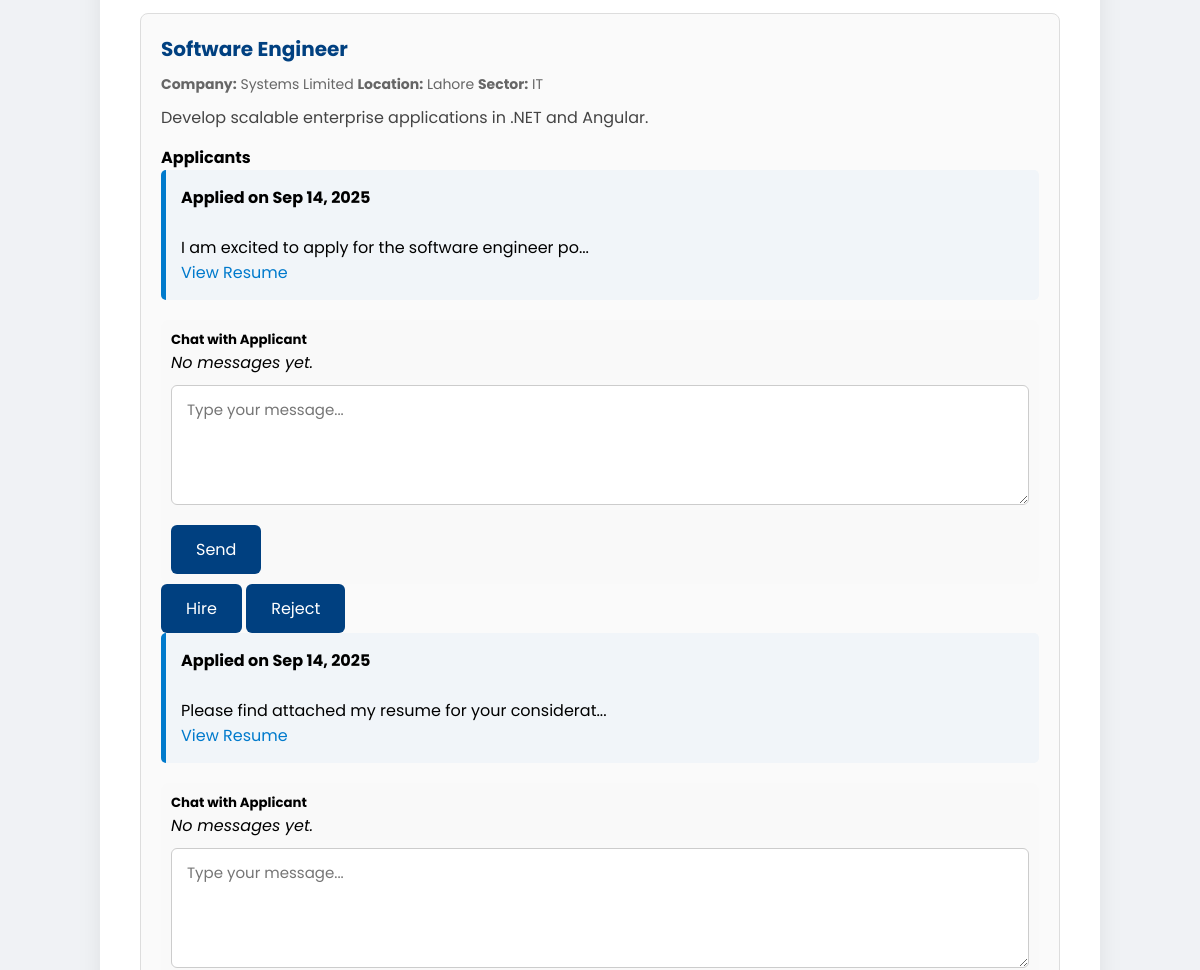
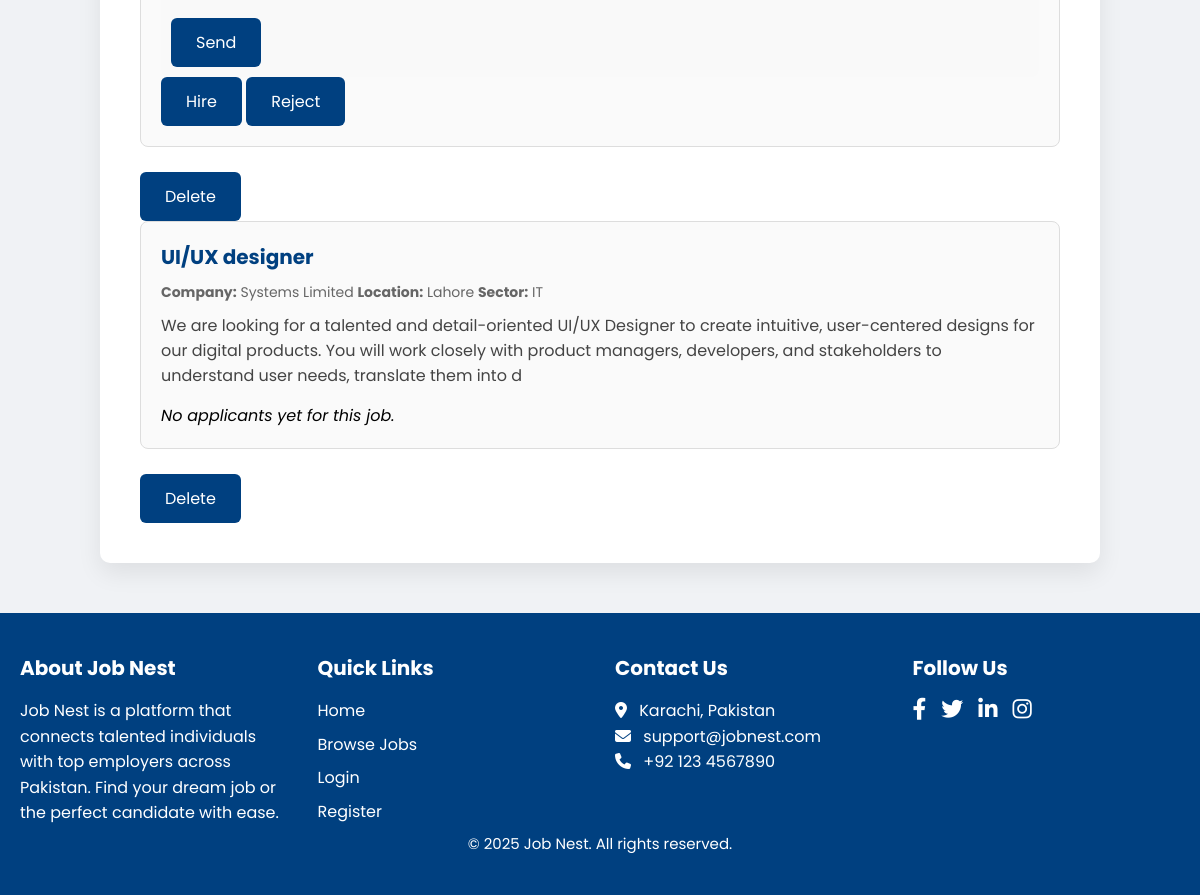
Page /employer.php (signed in, lower part) on the earlier database version (2 pictures, top to bottom).
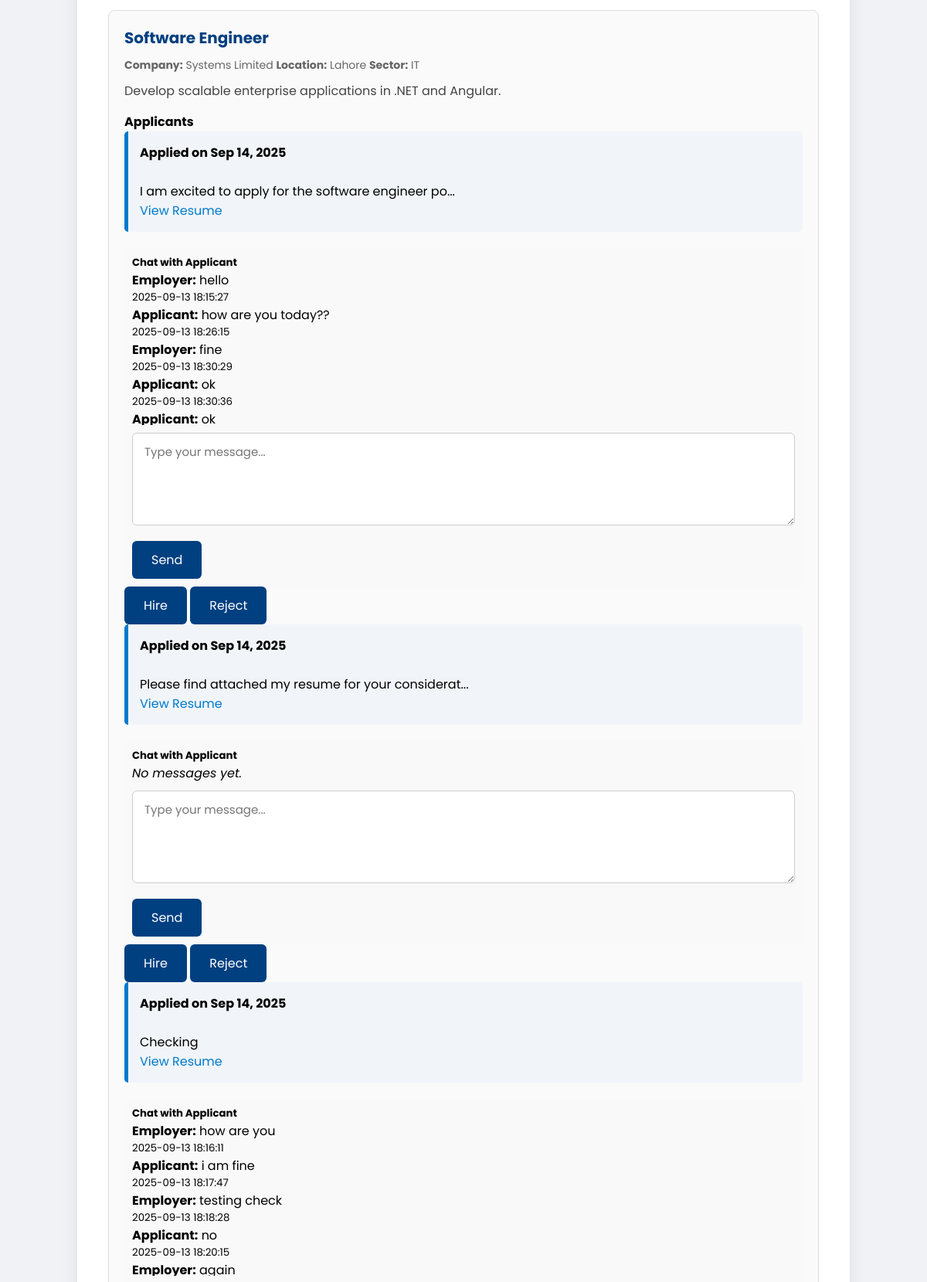
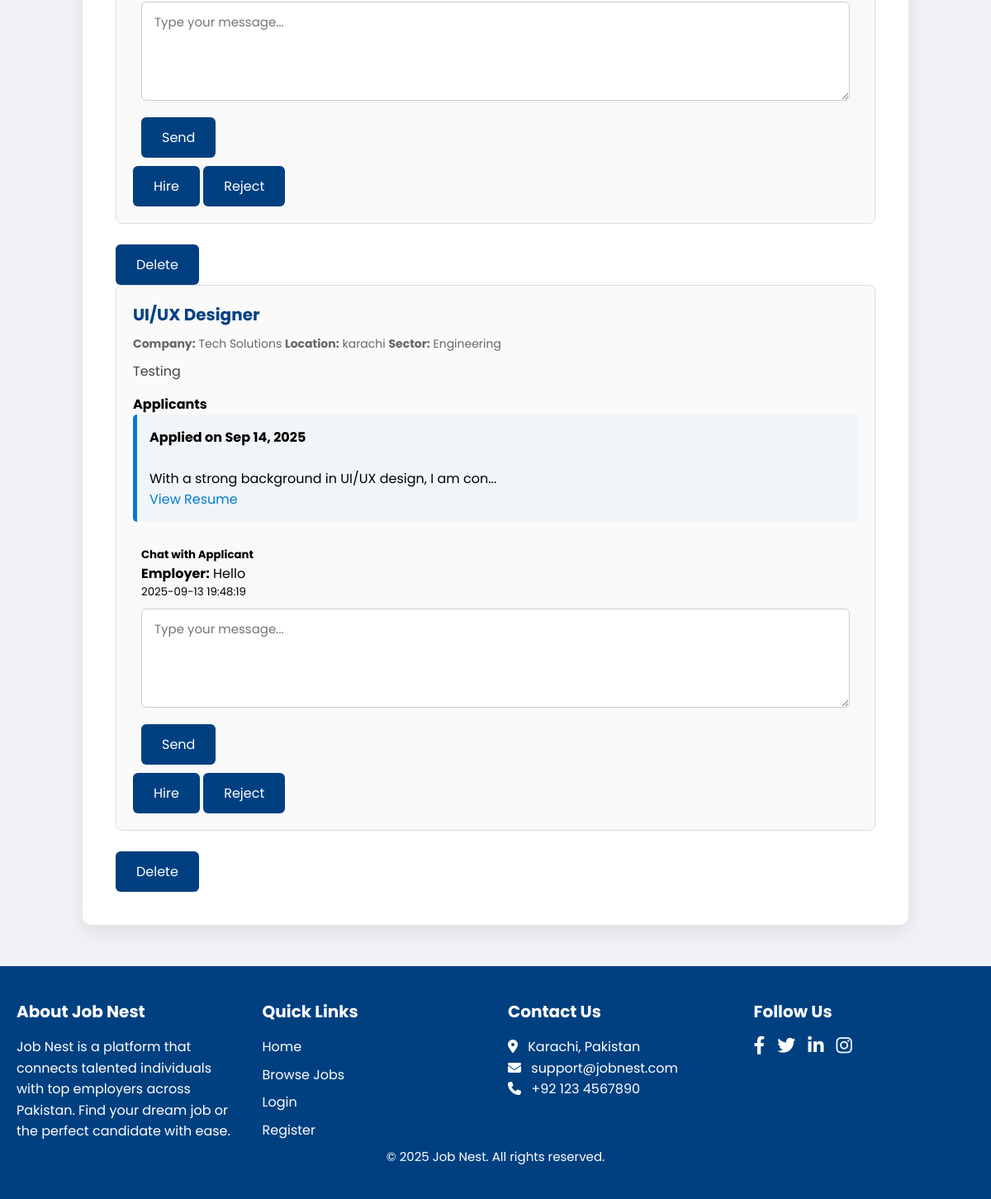
Same page on the later database version (2 pictures, top to bottom).
### tables this page shows
CREATE TABLE `jobs` (
  `id` int(11) NOT NULL,
  `employer_email` varchar(255) NOT NULL,
  `title` varchar(255) NOT NULL,
  `company` varchar(255) NOT NULL,
  `location` varchar(255) NOT NULL,
  `sector` varchar(255) NOT NULL,
  `description` varchar(255) NOT NULL
);

CREATE TABLE `applicants` (
  `id` int(11) NOT NULL,
  `resume_path` varchar(255) NOT NULL,
  `cover_letter` varchar(255) NOT NULL,
  `job_title` varchar(255) NOT NULL,
  `status` varchar(50) DEFAULT 'pending'
);

CREATE TABLE `messages` (
  `id` int(11) NOT NULL,
  `applicant_id` int(11) NOT NULL,
  `sender` enum('employer','applicant') NOT NULL,
  `message` text NOT NULL,
  `sent_at` datetime DEFAULT current_timestamp()
);

### employer.php (the view, shortened to what this page needs)
<?php
require_once 'header.php';
require_once 'config.php';
$employer = $_SESSION['empolyee'];
$employerEmail = $employer['Email'];
$stmt = $conn->prepare("SELECT * FROM jobs WHERE employer_email = ? ORDER BY id");
$stmt->execute([$employerEmail]);
$jobs = $stmt->fetchAll();
$appStmt = $conn->prepare("SELECT * FROM applicants ORDER BY id");
$appStmt->execute();
$applicants = $appStmt->fetchAll();
?>
<!DOCTYPE html>
<html>
<head>
</head>
<body>
<div class="container">
    <?php if ($jobs): ?>
        <?php foreach ($jobs as $job): ?>
            <div class="job-listing">
                <h3><?php echo $job['title'];?></h3>
                <div class="job-meta">
                    <strong>Company:</strong> <?php echo $job['company'];?>
                    <strong>Location:</strong> <?php echo $job['location'];?>
                    <strong>Sector:</strong> <?php echo $job['sector'];?>
                </div>
                <div class="job-description"><?php echo $job['description'];?></div>
                <?php
                    $jobApplicants = array_filter($applicants, fn($app) => $app['job_title'] === $job['title']);
                ?>
                <?php if (!empty($jobApplicants)): ?>
                    <h4>Applicants</h4>
                    <ul>
                        <?php foreach ($jobApplicants as $app): ?>
                            <li>
                                <h4>Applied on <?= date('M d, Y', strtotime($app['applied_at'] ?? 'now')) ?></h4><br>
                                <?php echo $app['cover_letter'];?>
                                <?php if (!empty($app['resume_path'])): ?>
                                    <br><a href="<?php echo $app['resume_path'];?>" target="_blank">View Resume</a>
                                <?php endif; ?>
                            </li>
                            <?php
$msgStmt = $conn->prepare("SELECT * FROM messages WHERE applicant_id = ? ORDER BY sent_at ASC");
$msgStmt->execute([$app['id']]);
$messages = $msgStmt->fetchAll();
?>
<div style="margin-top: 20px; background: #f9f9f9; padding: 10px; border-radius: 8px;">
    <h5>Chat with Applicant</h5>
    <div style="max-height: 200px; overflow-y: auto; margin-bottom: 10px;">
        <?php foreach ($messages as $msg): ?>
            <p><strong><?= ucfirst($msg['sender']) ?>:</strong> <?= htmlspecialchars($msg['message']) ?><br>
            <small><?= $msg['sent_at'] ?></small></p>
        <?php endforeach; ?>
        <?php if (empty($messages)): ?>
            <p><em>No messages yet.</em></p>
        <?php endif; ?>
    </div>
    <form method="POST">
        <textarea name="message" placeholder="Type your message..." required></textarea>
        <button type="submit">Send</button>
    </form>
</div>
                            <form action="status.php" method="POST">
                                <button type="submit" name="hire" value="<?php echo $app['id'];?>">Hire</button>
                                <button type="submit" name="reject" value="<?php echo $app['id'];?>">Reject</button>
                            </form>
                        <?php endforeach; ?>
                    </ul>
                <?php else: ?>
                    <p><em>No applicants yet for this job.</em></p>
                <?php endif; ?>
            </div>
            <form action="delete.php" method="POST">
                <button type="Submit" name="delete" value="<?php echo $job['id']; ?>">Delete</button>
            </form>
        <?php endforeach; ?>
    <?php else: ?>
        <p>You haven’t posted any jobs yet.</p>
    <?php endif; ?>
</div>
<?php include 'footer.php'; ?>
</body>
</html>

Differences in the rows shown:
removed jobs: title "UI/UX designer", company "Systems Limited", location "Lahore", sector "IT", description "We are looking for a talented and detail-oriented UI/UX Designer to create intuitive, user-centered designs for our digital products. You will work closely with product managers, developers, and stakeholders to understand user needs, translate them into d", shows "No applicants yet for this job.", $job['id'] 23 (drawn)
changed applicants "I am excited to apply for the software engineer po...": no longer shows "No messages yet."
added messages: sender "Employer", message "hello", sent_at "2025-09-13 18:15:27", shown under applicants "I am excited to apply for the software engineer po..."
added messages: sender "Applicant", message "how are you today??", sent_at "2025-09-13 18:26:15", shown under applicants "I am excited to apply for the software engineer po..."
added messages: sender "Employer", message "fine", sent_at "2025-09-13 18:30:29", shown under applicants "I am excited to apply for the software engineer po..."
added messages: sender "Applicant", message "ok", sent_at "2025-09-13 18:30:36", shown under applicants "I am excited to apply for the software engineer po..."
added messages: sender "Applicant", message "ok", shown under applicants "I am excited to apply for the software engineer po..."
added applicants: applied_at "Sep 14, 2025", cover_letter "Checking", $app['id'] 19 (drawn), shown under jobs "Software Engineer"
added messages: sender "Employer", message "how are you", sent_at "2025-09-13 18:16:11", shown under "Sep 14, 2025"
added messages: sender "Applicant", message "i am fine", sent_at "2025-09-13 18:17:47", shown under "Sep 14, 2025"
added messages: sender "Employer", message "testing check", sent_at "2025-09-13 18:18:28", shown under "Sep 14, 2025"
added messages: sender "Applicant", message "no", sent_at "2025-09-13 18:20:15", shown under "Sep 14, 2025"
added messages: sender "Employer", message "again", shown under "Sep 14, 2025"
added jobs: title "UI/UX Designer", company "Tech Solutions", location "karachi", sector "Engineering", description "Testing", $job['id'] 27 (drawn)
now on this page (row unchanged): applicants: applied_at "Sep 14, 2025", cover_letter "With a strong background in UI/UX design, I am con...", $app['id'] 2 (drawn), shown under "UI/UX Designer"
added messages: sender "Employer", message "Hello", sent_at "2025-09-13 19:48:19", shown under "Sep 14, 2025"
